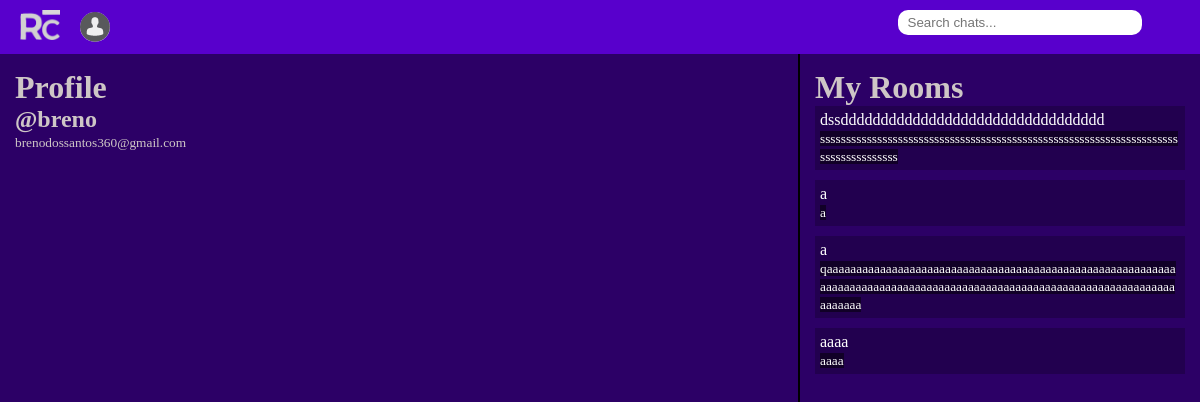
Page /account/user/1 on the earlier database version.
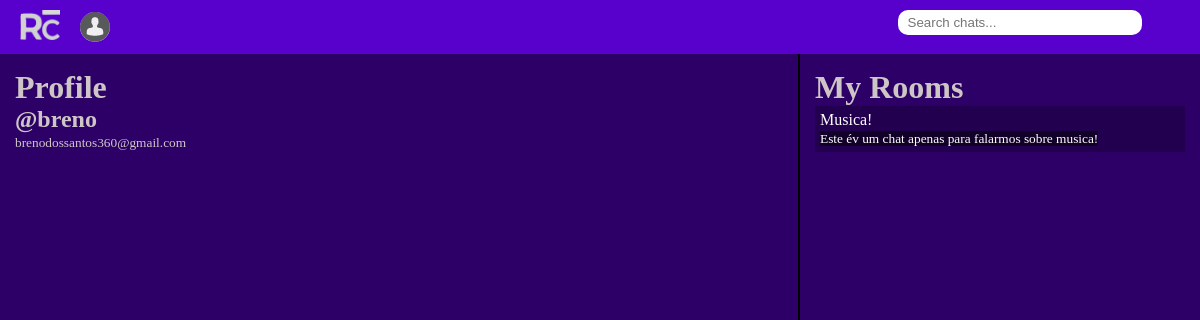
Same page on the later database version.
### chatroom/models.py (models this page shows, shortened)
class Room(models.Model):
    host = models.ForeignKey(User, on_delete=models.SET_NULL, null=True)
    topic = models.ForeignKey(Topic, on_delete=models.SET_NULL, null=True)
    name = models.CharField(max_length=100)
    description = models.TextField(null=True, blank=True)
    participants = models.ManyToManyField(User, related_name='participants', blank=True)
    created = models.DateTimeField(auto_now_add=True)
    updated = models.DateTimeField(auto_now=True)
    class Meta:
        ordering = ['-updated', '-created']

### account/views.py (the view)
# urls.py: path('user/<int:pk>', views.userProfile, name='user-profile')
def userProfile(request, pk):
    user = User.objects.get(id=pk)
    room = user.room_set.all()
    context = {'user':user, 'room':room}
    return render(request, 'account/user-profile.html', context)

### account/templates/account/user-profile.html (shortened to what this page needs)
{% extends 'base.html' %}
{% block content %}
<div class="profile-container">
    <div class="about-user">
        <h1>Profile</h1>
        <h2>@{{user.username}}</h2>
        <small>{{user.email}}</small>
    </div>
    <div class="user-rooms">
        <h1>My Rooms</h1>
        <div class="rooms">
        {% for chat in room %}
            <a href="{% url 'chatroom' chat.id %}">
                <p>{{chat.name}}</p>
                <small>{{chat.description}}</small>
            </a>
            {% endfor %}
        </div>
    </div>
</div>
{% endblock %}

### templates/base.html (shortened to what this page needs)
{% load static%}
<!DOCTYPE html>
<html lang="pt-br">
<head>
    <link rel="stylesheet" href="{% static 'base.css' %}">
</head>
<body>
    {% include 'navbar.html' %}
    {% block content %}
    {% endblock content %}
</body>
</html>

### templates/navbar.html (shortened to what this page needs)
{% load static %}
<nav>
    <div id="redirect">
        <a href="{% url 'home' %}"><img src="{% static 'imagens/R-chat-logo-no-background.png' %}" alt=""></a>
        <button id="account-nav">
        </button>
    </div>
    <div id="search">
        <form method="GET" action="{% url 'home' %}">
            <input autocomplete="off" type="text" name="q" id="q" placeholder="Search chats...">
        </form>
    </div>
</nav>

### static/base.css (style rules this page uses)
* { margin: 0; padding: 0; }
:root { font-size: 16px; --color1: #6900F2; --color2: #5800CC; --color3: #2C0066; }
body { background-color: var(--color3); color: rgb(206, 198, 198); }

### account/templates/account/user-profile.html (style rules this page uses)
.profile-container { display: grid; grid-template-columns: 2fr 1fr; height: 92.8vh; }
.about-user { border-right: 2px solid black; height: max; padding: 15px; }
.user-rooms { padding: 15px; height: max; overflow-y: scroll; }
.rooms { display: flex; flex-direction: column; gap: 10px; }
.rooms a { background-color: rgba(0, 0, 0, 0.226); padding: 5px; text-decoration: none; color: white; }
p { word-wrap: break-word; }
.rooms small { word-wrap: break-word; background-color: rgba(0, 0, 0, 0.507); }

Differences in the rows shown:
removed Room: name "dssddddddddddddddddddddddddddddddddd", description "ssssssssssssssssssssssssssssssssssssssssssssssssssssssssssssssssssssssssssssssssssss"
removed Room: name "a", description "a"
removed Room: name "a", description "qaaaaaaaaaaaaaaaaaaaaaaaaaaaaaaaaaaaaaaaaaaaaaaaaaaaaaaaaaaaaaaaaaaaaaaaaaaaaaaaaaaaaaaaaaaaaaaaaaaaaaaaaaaaaaaaaaaaaaaaaaaaaaa"
removed Room: name "aaaa", description "aaaa"
added Room: name "Musica!", description "Este év um chat apenas para falarmos sobre musica!"
